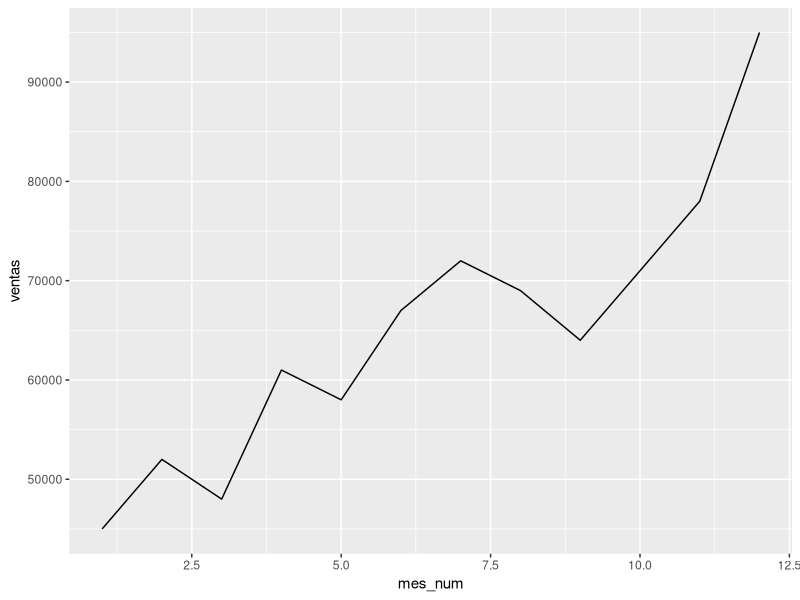
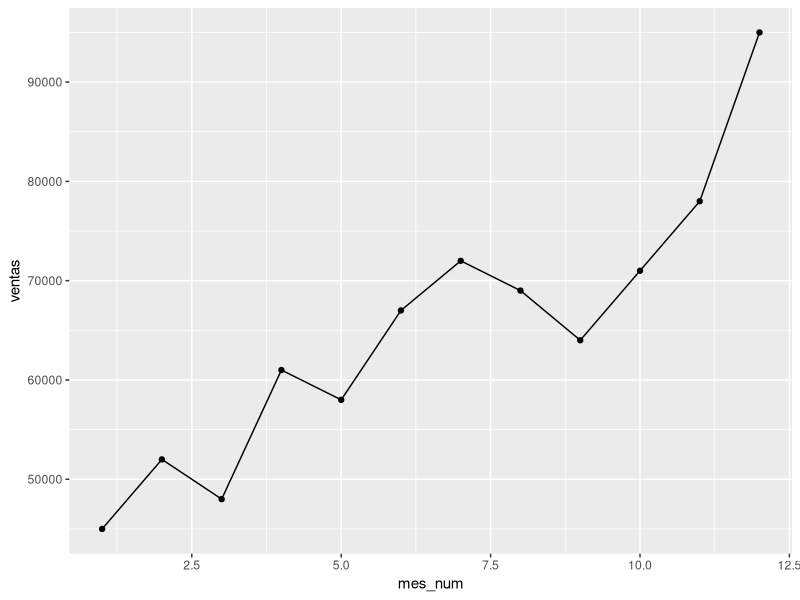
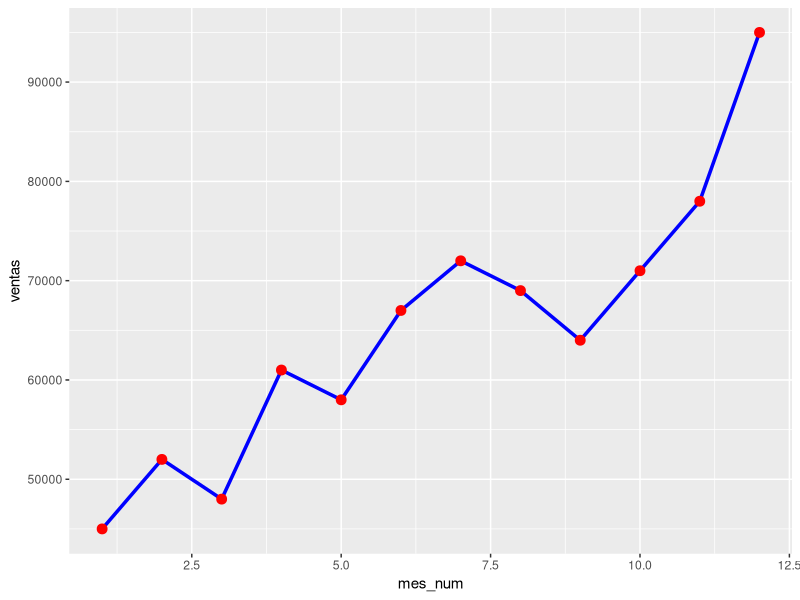
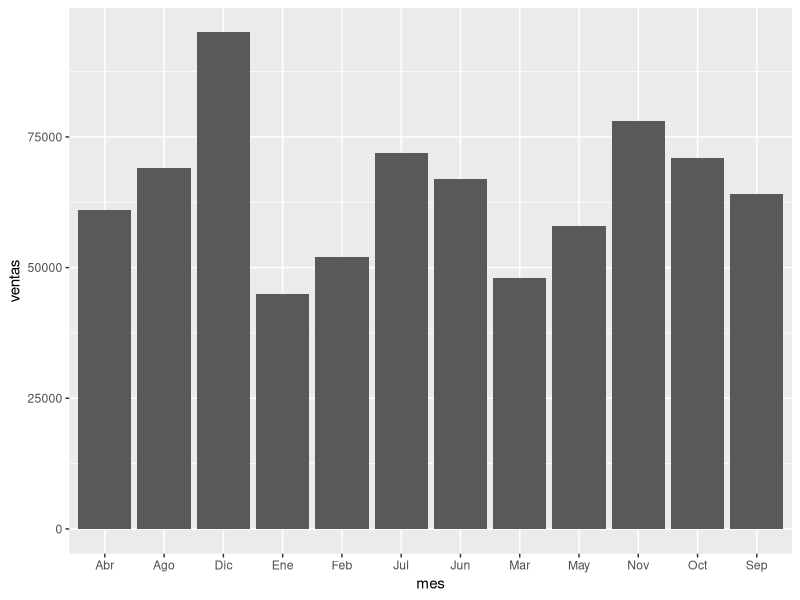
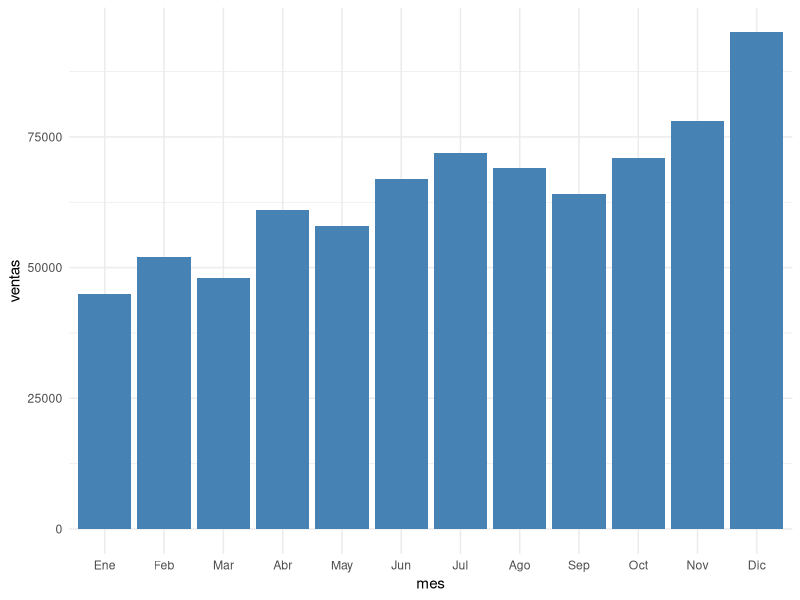
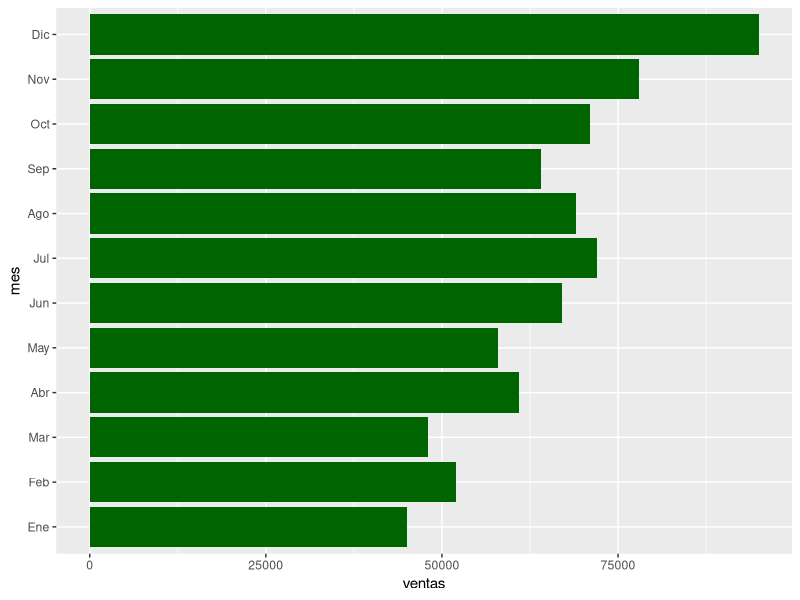
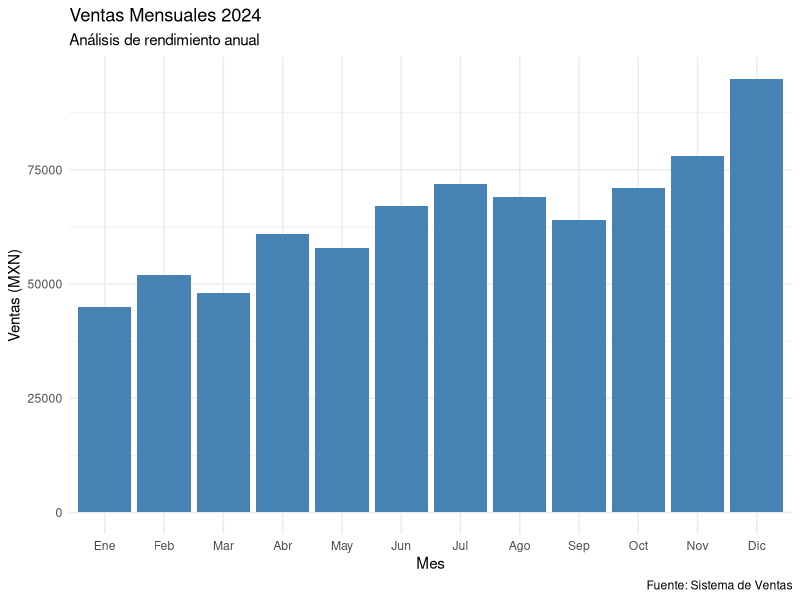
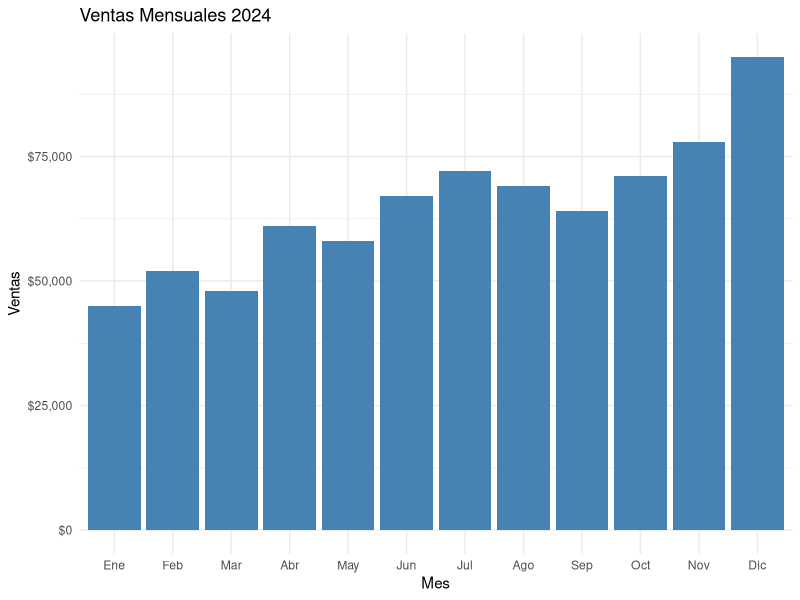

Recreate these plots in R, in order.
# ============================================================================
# MÓDULO 3 - LECCIÓN 1: INTRODUCCIÓN A GGPLOT2
# ============================================================================
# Objetivo: Dominar la gramática de gráficos para visualización profesional
# ============================================================================

# ggplot2 es el sistema de visualización más poderoso de R
# Basado en "Grammar of Graphics" - una forma consistente de crear gráficos

# ============================================================================
# 1. INSTALACIÓN Y CARGA
# ============================================================================

# Instalar (si no lo tienes)
# install.packages("ggplot2")
# install.packages("scales")

library(ggplot2)
library(dplyr)
library(scales)  # Para formatear ejes

# ============================================================================
# 2. LA GRAMÁTICA DE GRÁFICOS
# ============================================================================

# Todo gráfico en ggplot2 tiene 3 componentes esenciales:
#
# 1. DATA: Los datos a visualizar
# 2. AESTHETICS (aes): Mapeo de variables a propiedades visuales (x, y, color, tamaño)
# 3. GEOM: El tipo de gráfico (puntos, líneas, barras, etc.)
#
# Sintaxis básica:
# ggplot(data = datos, aes(x = variable_x, y = variable_y)) +
#   geom_tipo()

# ============================================================================
# 3. DATOS DE EJEMPLO
# ============================================================================

# Crear dataset de ventas mensuales
ventas_mes <- data.frame(
  mes = c("Ene", "Feb", "Mar", "Abr", "May", "Jun",
         "Jul", "Ago", "Sep", "Oct", "Nov", "Dic"),
  ventas = c(45000, 52000, 48000, 61000, 58000, 67000,
            72000, 69000, 64000, 71000, 78000, 95000),
  meta = c(50000, 50000, 50000, 60000, 60000, 65000,
          70000, 70000, 65000, 70000, 75000, 90000),
  mes_num = 1:12
)

# Ver datos
print(ventas_mes)

# ============================================================================
# 4. TU PRIMER GRÁFICO: GRÁFICO DE LÍNEAS
# ============================================================================

# Gráfico básico de líneas
ggplot(data = ventas_mes, aes(x = mes_num, y = ventas)) +
  geom_line()

# Mejorar el gráfico agregando puntos
ggplot(data = ventas_mes, aes(x = mes_num, y = ventas)) +
  geom_line() +
  geom_point()

# Agregar color y tamaño
ggplot(data = ventas_mes, aes(x = mes_num, y = ventas)) +
  geom_line(color = "blue", size = 1.2) +
  geom_point(color = "red", size = 3)

# ============================================================================
# 5. GRÁFICO DE BARRAS
# ============================================================================

# Gráfico de barras simple
ggplot(ventas_mes, aes(x = mes, y = ventas)) +
  geom_col()  # geom_col para barras con valores y

# Nota: También existe geom_bar() que cuenta frecuencias

# Ordenar meses correctamente
ventas_mes$mes <- factor(ventas_mes$mes,
                        levels = c("Ene", "Feb", "Mar", "Abr", "May", "Jun",
                                  "Jul", "Ago", "Sep", "Oct", "Nov", "Dic"))

# Gráfico mejorado
ggplot(ventas_mes, aes(x = mes, y = ventas)) +
  geom_col(fill = "steelblue") +
  theme_minimal()

# Barras horizontales
ggplot(ventas_mes, aes(x = ventas, y = mes)) +
  geom_col(fill = "darkgreen")

# ============================================================================
# 6. AGREGAR TÍTULOS Y ETIQUETAS
# ============================================================================

ggplot(ventas_mes, aes(x = mes, y = ventas)) +
  geom_col(fill = "steelblue") +
  labs(
    title = "Ventas Mensuales 2024",
    subtitle = "Análisis de rendimiento anual",
    x = "Mes",
    y = "Ventas (MXN)",
    caption = "Fuente: Sistema de Ventas"
  ) +
  theme_minimal()

# ============================================================================
# 7. FORMATEAR EJES
# ============================================================================

# Formatear eje Y con separadores de miles y símbolo de moneda
ggplot(ventas_mes, aes(x = mes, y = ventas)) +
  geom_col(fill = "steelblue") +
  scale_y_continuous(
    labels = dollar_format(prefix = "$", suffix = "", big.mark = ",")
  ) +
  labs(title = "Ventas Mensuales 2024", x = "Mes", y = "Ventas") +
  theme_minimal()

# ============================================================================
# 8. MÚLTIPLES CAPAS Y COMPARACIONES
# ============================================================================

# Comparar ventas vs meta
ggplot(ventas_mes, aes(x = mes)) +
  # Barras de ventas
  geom_col(aes(y = ventas), fill = "steelblue", alpha = 0.7) +
  # Línea de meta
  geom_line(aes(y = meta, group = 1), color = "red", size = 1.2) +
  geom_point(aes(y = meta), color = "red", size = 3) +
  scale_y_continuous(
    labels = dollar_format(prefix = "$", big.mark = ",")
  ) +
  labs(
    title = "Ventas vs Meta 2024",
    x = "Mes",
    y = "Monto"
  ) +
  theme_minimal()

# ============================================================================
# 9. GRÁFICO DE DISPERSIÓN (SCATTER PLOT)
# ============================================================================

# Dataset de productos
productos <- data.frame(
  producto = paste("Prod", 1:20),
  precio = c(25, 45, 89, 120, 35, 67, 200, 150, 78, 95,
            110, 135, 48, 72, 155, 99, 185, 62, 140, 105),
  unidades_vendidas = c(450, 320, 180, 95, 410, 240, 65, 110, 220, 175,
                       130, 105, 350, 255, 88, 165, 72, 290, 98, 145)
)

# Gráfico de dispersión básico
ggplot(productos, aes(x = precio, y = unidades_vendidas)) +
  geom_point()

# Mejorado con color y tamaño
ggplot(productos, aes(x = precio, y = unidades_vendidas)) +
  geom_point(color = "darkblue", size = 3, alpha = 0.6) +
  labs(
    title = "Relación Precio vs Unidades Vendidas",
    x = "Precio (MXN)",
    y = "Unidades Vendidas"
  ) +
  theme_minimal()

# Agregar línea de tendencia
ggplot(productos, aes(x = precio, y = unidades_vendidas)) +
  geom_point(color = "darkblue", size = 3, alpha = 0.6) +
  geom_smooth(method = "lm", se = TRUE, color = "red") +  # lm = linear model
  labs(
    title = "Relación Precio vs Unidades Vendidas",
    subtitle = "Con línea de tendencia",
    x = "Precio (MXN)",
    y = "Unidades Vendidas"
  ) +
  theme_minimal()

# ============================================================================
# 10. USAR COLORES POR CATEGORÍAS
# ============================================================================

# Agregar categoría a productos
productos$categoria <- c("Electrónica", "Ropa", "Hogar", "Electrónica", "Ropa",
                        "Hogar", "Electrónica", "Electrónica", "Ropa", "Hogar",
                        "Electrónica", "Electrónica", "Ropa", "Hogar", "Electrónica",
                        "Hogar", "Electrónica", "Ropa", "Electrónica", "Hogar")

# Colorear por categoría
ggplot(productos, aes(x = precio, y = unidades_vendidas, color = categoria)) +
  geom_point(size = 4, alpha = 0.7) +
  labs(
    title = "Ventas por Categoría",
    x = "Precio (MXN)",
    y = "Unidades Vendidas",
    color = "Categoría"
  ) +
  theme_minimal()

# ============================================================================
# 11. GRÁFICO DE BARRAS POR GRUPOS
# ============================================================================

# Ventas por categoría
ventas_categoria <- productos %>%
  group_by(categoria) %>%
  summarise(
    total_ventas = sum(precio * unidades_vendidas),
    unidades_totales = sum(unidades_vendidas)
  )

# Gráfico de barras por categoría
ggplot(ventas_categoria, aes(x = reorder(categoria, -total_ventas), y = total_ventas)) +
  geom_col(aes(fill = categoria)) +
  scale_y_continuous(labels = dollar_format(prefix = "$", big.mark = ",")) +
  labs(
    title = "Ingresos Totales por Categoría",
    x = "Categoría",
    y = "Ingresos"
  ) +
  theme_minimal() +
  theme(legend.position = "none")  # Quitar leyenda

# ============================================================================
# 12. HISTOGRAMA - DISTRIBUCIÓN DE DATOS
# ============================================================================

# Crear datos de salarios
set.seed(123)
salarios <- data.frame(
  salario = c(rnorm(50, mean = 25000, sd = 5000),
             rnorm(30, mean = 40000, sd = 8000),
             rnorm(20, mean = 60000, sd = 10000))
)

# Histograma básico
ggplot(salarios, aes(x = salario)) +
  geom_histogram(bins = 20, fill = "steelblue", color = "white") +
  labs(
    title = "Distribución de Salarios",
    x = "Salario (MXN)",
    y = "Frecuencia"
  ) +
  theme_minimal()

# Con línea de densidad
ggplot(salarios, aes(x = salario)) +
  geom_histogram(aes(y = ..density..), bins = 20, fill = "steelblue", alpha = 0.7) +
  geom_density(color = "red", size = 1.2) +
  scale_x_continuous(labels = dollar_format(prefix = "$", big.mark = ",")) +
  labs(
    title = "Distribución de Salarios",
    x = "Salario (MXN)",
    y = "Densidad"
  ) +
  theme_minimal()

# ============================================================================
# 13. BOXPLOT - IDENTIFICAR OUTLIERS
# ============================================================================

# Ventas por vendedor
ventas_vendedor <- data.frame(
  vendedor = rep(c("Ana", "Carlos", "Diana"), each = 10),
  venta = c(
    rnorm(10, mean = 50000, sd = 8000),   # Ana
    rnorm(10, mean = 45000, sd = 12000),  # Carlos
    rnorm(10, mean = 60000, sd = 7000)    # Diana
  )
)

# Boxplot
ggplot(ventas_vendedor, aes(x = vendedor, y = venta, fill = vendedor)) +
  geom_boxplot() +
  scale_y_continuous(labels = dollar_format(prefix = "$", big.mark = ",")) +
  labs(
    title = "Distribución de Ventas por Vendedor",
    x = "Vendedor",
    y = "Venta (MXN)"
  ) +
  theme_minimal() +
  theme(legend.position = "none")

# ============================================================================
# 14. TEMAS Y PERSONALIZACIÓN
# ============================================================================

# ggplot2 incluye varios temas predefinidos:

# theme_minimal()
# theme_classic()
# theme_bw()
# theme_light()
# theme_dark()
# theme_void()

# Ejemplo con diferentes temas
p <- ggplot(ventas_mes, aes(x = mes, y = ventas)) +
  geom_col(fill = "steelblue") +
  labs(title = "Ventas Mensuales")

# Tema minimal (limpio)
p + theme_minimal()

# Tema clásico (ejes en L)
p + theme_classic()

# Tema blanco y negro
p + theme_bw()

# Tema oscuro
p + theme_dark()

# ============================================================================
# 15. GUARDAR GRÁFICOS
# ============================================================================

# Crear un gráfico
mi_grafico <- ggplot(ventas_mes, aes(x = mes, y = ventas)) +
  geom_col(fill = "steelblue") +
  geom_line(aes(y = meta, group = 1), color = "red", size = 1.2) +
  scale_y_continuous(labels = dollar_format(prefix = "$", big.mark = ",")) +
  labs(
    title = "Ventas vs Meta 2024",
    x = "Mes",
    y = "Monto"
  ) +
  theme_minimal()

# Guardar como PNG
ggsave("ventas_2024.png", plot = mi_grafico, width = 10, height = 6, dpi = 300)

# Guardar como PDF (para impresión)
ggsave("ventas_2024.pdf", plot = mi_grafico, width = 10, height = 6)

# Guardar como JPG
ggsave("ventas_2024.jpg", plot = mi_grafico, width = 10, height = 6, dpi = 300)

# ============================================================================
# EJERCICIO PRÁCTICO 1: CREAR DASHBOARD VISUAL
# ============================================================================

# Crea un gráfico de barras mostrando:
# - Los 5 productos más vendidos (por unidades)
# - Barras coloreadas por categoría
# - Etiquetas y título profesionales

top_productos <- productos %>%
  arrange(desc(unidades_vendidas)) %>%
  slice(1:5)

ggplot(top_productos, aes(x = reorder(producto, unidades_vendidas),
                         y = unidades_vendidas,
                         fill = categoria)) +
  geom_col() +
  coord_flip() +  # Horizontal
  labs(
    title = "Top 5 Productos Más Vendidos",
    x = "Producto",
    y = "Unidades Vendidas",
    fill = "Categoría"
  ) +
  theme_minimal()

# ============================================================================
# EJERCICIO PRÁCTICO 2: ANÁLISIS DE TENDENCIA
# ============================================================================

# Crear gráfico mostrando:
# - Línea de ventas mensuales
# - Área sombreada debajo de la línea
# - Punto destacado en el mes de mayor venta

mes_max <- ventas_mes[which.max(ventas_mes$ventas), ]

ggplot(ventas_mes, aes(x = mes_num, y = ventas)) +
  geom_area(fill = "lightblue", alpha = 0.5) +
  geom_line(color = "darkblue", size = 1.2) +
  geom_point(data = mes_max, aes(x = mes_num, y = ventas),
            color = "red", size = 5) +
  scale_y_continuous(labels = dollar_format(prefix = "$", big.mark = ",")) +
  labs(
    title = "Tendencia de Ventas 2024",
    subtitle = "El punto rojo indica el mes de mayor venta",
    x = "Mes",
    y = "Ventas"
  ) +
  theme_minimal()

# ============================================================================
# EJERCICIOS PARA PRACTICAR TÚ
# ============================================================================

# 1. Crea un gráfico de dispersión mostrando la relación entre
#    precio y unidades vendidas para cada categoría (usando facets)

# TU CÓDIGO AQUÍ:




# 2. Crea un gráfico de barras apiladas mostrando las ventas totales
#    por mes, divididas por categoría

# TU CÓDIGO AQUÍ:




# 3. Crea un boxplot comparando los precios de productos por categoría

# TU CÓDIGO AQUÍ:




# ============================================================================
# ¡EXCELENTE TRABAJO!
# ============================================================================
# Ahora dominas:
# ✓ La gramática de gráficos (data + aes + geom)
# ✓ Gráficos de líneas, barras y dispersión
# ✓ Histogramas y boxplots
# ✓ Personalizar títulos, etiquetas y colores
# ✓ Aplicar temas profesionales
# ✓ Guardar gráficos en alta calidad
#
# Continúa con: 02_graficos_barras.R
# ============================================================================
